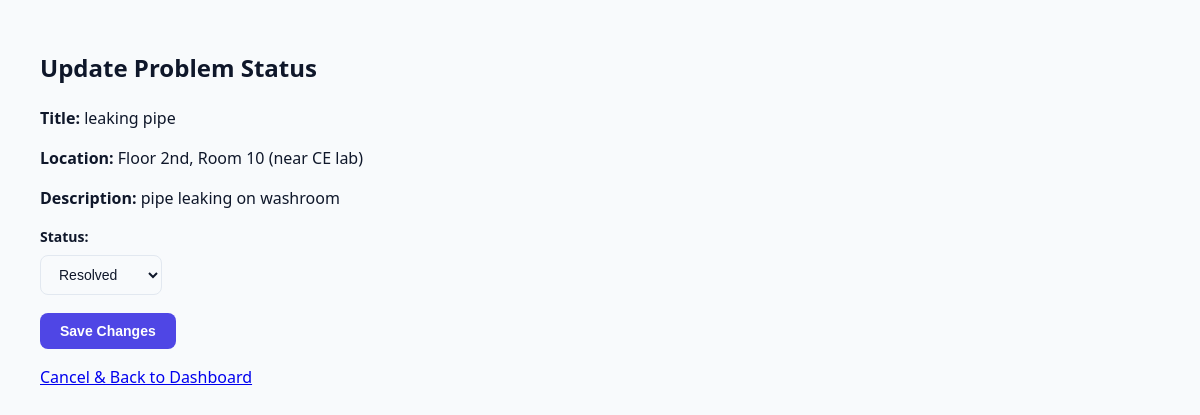
Screenshot of /update/2 (signed in) with the database file from the repository.
### tables this page shows
CREATE TABLE problem (
            problem_id INTEGER PRIMARY KEY AUTOINCREMENT,
            title TEXT NOT NULL,
            description TEXT NOT NULL,
            building TEXT NOT NULL,
            floor TEXT NOT NULL,
            room_number TEXT NOT NULL,
            area TEXT NOT NULL,
            priority TEXT DEFAULT 'Medium',
            status TEXT DEFAULT 'Pending',
            date TEXT NOT NULL
        );

### app.py (the view, shortened to what this page needs)
@app.route('/update/<int:problem_id>', methods=['GET', 'POST'])
def update_problem(problem_id):
    if 'user_id' not in session:
        flash('Please log in first to update status.', 'danger')
        return redirect(url_for('login'))
    conn = get_db_connection()
    problem = conn.execute('SELECT * FROM problem WHERE problem_id = ?', (problem_id,)).fetchone()
    conn.close()
    return render_template('update.html', problem=problem)

### app.py (called while the page is built)
def get_db_connection():
    conn = sqlite3.connect('database.db')
    conn.row_factory = sqlite3.Row
    return conn

### templates/update.html (shortened to what this page needs)
<!DOCTYPE html>
<html lang="en">
<head>
    <link rel="stylesheet" href="{{ url_for('static', filename='style.css') }}">
</head>
<body>
    <div class="container">
        <h2>Update Problem Status</h2>
        <p><strong>Title:</strong> {{ problem['title'] }}</p>
        <p><strong>Location:</strong> Floor {{ problem['floor'] }}, Room {{ problem['room_number'] }} ({{ problem['area'] }})</p>
        <p><strong>Description:</strong> {{ problem['description'] }}</p>
        <form method="POST">
            <div class="form-group">
                <label for="status">Status:</label>
                <select name="status" id="status">
                    <option value="Resolved" {% if problem['status'] == 'Resolved' %}selected{% endif %}>Resolved</option>
                </select>
            </div>
            <button type="submit" class="btn">Save Changes</button>
        </form>
        <p><a href="{{ url_for('index') }}">Cancel & Back to Dashboard</a></p>
    </div>
</body>
</html>

### static/style.css (style rules this page uses)
:root { --primary: #4f46e5; --primary-hover: #4338ca; --bg-color: #f8fafc; --card-bg: #ffffff; --text-main: #0f172a; --text-muted: #64748b; --border-color: #e2e8f0; }
body { font-family: system-ui, -apple-system, BlinkMacSystemFont, 'Segoe UI', Roboto, sans-serif; margin: 0; padding: 30px 40px; background-color: var(--bg-color); color: var(--text-main); line-height: 1.5; }
h1, h2, h3 { color: var(--text-main); font-weight: 700; }
.btn { display: inline-block; padding: 10px 20px; background: var(--primary); color: white; text-decoration: none; border-radius: 8px; font-weight: 600; font-size: 14px; border: none; cursor: pointer; transition: all 0.2s ease; }
input[type="text"], input[type="date"], select { padding: 10px 14px; border: 1px solid var(--border-color); border-radius: 8px; font-size: 14px; background: #f8fafc; color: var(--text-main); outline: none; transition: border 0.2s; }
.form-group { margin-bottom: 18px; }
label { display: block; margin-bottom: 8px; font-weight: 600; font-size: 14px; }

### rows the page displays
problem: title "leaking pipe", floor "2nd", room_number "10", area "near CE lab", description "pipe leaking on washroom", status "Resolved"
